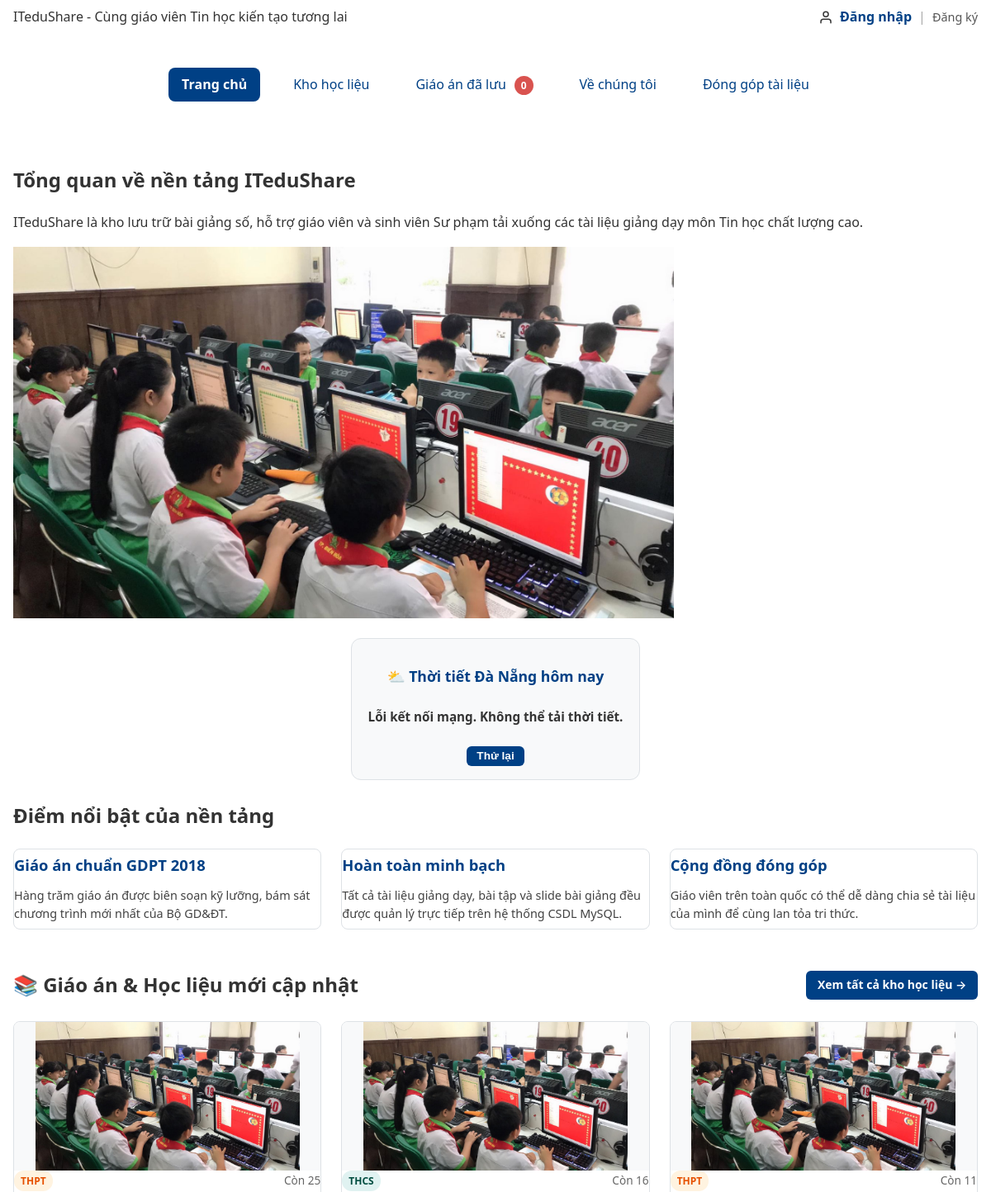
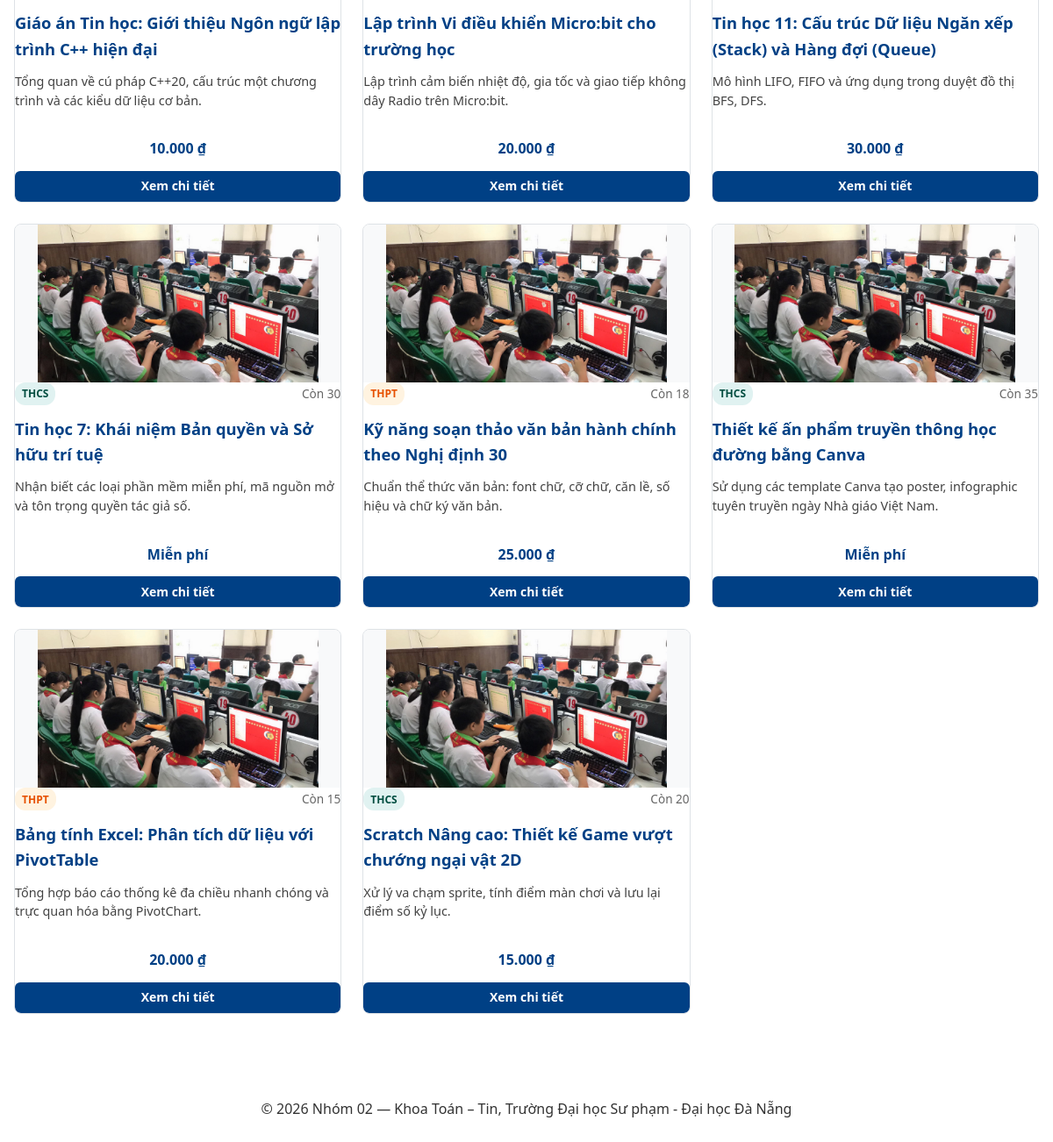
The page / on the database its author committed (2 pictures, top to bottom).
### tables this page shows
CREATE TABLE giao_an (
  id          INT UNSIGNED AUTO_INCREMENT PRIMARY KEY,
  danh_muc_id INT UNSIGNED NOT NULL,
  ten         VARCHAR(200) NOT NULL,
  gia         INT UNSIGNED NOT NULL DEFAULT 0 CHECK (gia >= 0),
  ton_kho     INT UNSIGNED NOT NULL DEFAULT 10 CHECK (ton_kho >= 0),
  hinh_anh    VARCHAR(255) NULL,
  mo_ta       TEXT NULL,
  cap_hoc     VARCHAR(50) NOT NULL DEFAULT 'THCS',
  video_url   VARCHAR(255) NULL,
  luot_tai    INT UNSIGNED NOT NULL DEFAULT 0,
  ngay_tao    DATETIME NOT NULL DEFAULT CURRENT_TIMESTAMP,
  FOREIGN KEY (danh_muc_id) REFERENCES danh_muc(id),
  INDEX idx_giao_an_dm_gia (danh_muc_id, gia),
  INDEX idx_giao_an_ten (ten)
);

### inc/db.php (called while the page is built, shortened)
<?php
function db(): PDO {
    static $pdo = null;
    if ($pdo === null) {
        $host    = 'localhost';
        $port    = '3306';
        $dbname  = 'ltweb_nhom02';
        $charset = 'utf8mb4';
        $user    = 'root';
        $pass    = '';
        $dsn = "mysql:host={$host};port={$port};dbname={$dbname};charset={$charset}";
        $options = [
            PDO::ATTR_ERRMODE            => PDO::ERRMODE_EXCEPTION,
            PDO::ATTR_DEFAULT_FETCH_MODE => PDO::FETCH_ASSOC,
            PDO::ATTR_EMULATE_PREPARES   => false,
        ];
        $pdo = new PDO($dsn, $user, $pass, $options);
    }
    return $pdo;
}

### src/Data/KhoGiaoAn.php (called while the page is built, shortened)
<?php
class KhoGiaoAn
{
    public function __construct(private PDO|string|null $db = null)
    {
        if (!($this->db instanceof PDO)) {
            $this->db = db();
        }
    }
    public function moiNhat(int $gioiHan = 8): array
    {
        $st = $this->db->prepare("SELECT * FROM giao_an ORDER BY id DESC LIMIT ?");
        $st->bindValue(1, $gioiHan, PDO::PARAM_INT);
        $st->execute();
        return array_map(fn(array $d) => GiaoAn::tuMang($d), $st->fetchAll());
    }
}

### src/Models/GiaoAn.php (called while the page is built, shortened)
<?php
class GiaoAn
{
    public static function tuMang(array $d): self
    {
        return new self(
            id:           (int)($d['id']           ?? 0),
            ten:          (string)($d['ten']        ?? ''),
            mo_ta:        (string)($d['mo_ta']      ?? ''),
            cap_hoc:      (string)($d['cap_hoc']    ?? ''),
            gia:          (int)($d['gia']           ?? 0),
            hinh_anh:     (string)($d['hinh_anh']   ?? ''),
            video_url:    (string)($d['video_url']  ?? ''),
            danh_muc_id:  (int)($d['danh_muc_id']  ?? 0),
            ton_kho:      (int)($d['ton_kho']      ?? 0),
            luot_tai:     (int)($d['luot_tai']     ?? 0),
            ten_danh_muc: (string)($d['ten_danh_muc'] ?? ''),
        );
    }
}

### inc/ham.php (called while the page is built, shortened)
<?php
function e(mixed $str): string {
    return htmlspecialchars((string)$str, ENT_QUOTES | ENT_SUBSTITUTE, 'UTF-8');
}
function vnd($gia): string {
    $gia = (float)$gia;
    return number_format($gia, 0, ',', '.') . ' ₫';
}

### index.php (the view, shortened to what this page needs)
<?php
$khoGiaoAn = new KhoGiaoAn();
$dsMoiNhat = $khoGiaoAn->moiNhat(8);
require_once 'inc/header.php';
?>
    <main class="trang__chinh">
        <section class="khu-vuc-noi-bat">
            <h1>Tổng quan về nền tảng ITeduShare</h1>
            <p>ITeduShare là kho lưu trữ bài giảng số, hỗ trợ giáo viên và sinh viên Sư phạm tải xuống các tài liệu giảng dạy môn Tin học chất lượng cao.</p>
            <img src="images/banner-trang-chu.jpg" alt="Học sinh trung học cơ sở đang thực hành tin học trên máy tính" width="800" height="400">
        </section>
        <div class="bieu-mau" style="margin: 1.5rem auto; text-align: center; max-width: 350px; padding: 1rem; border-radius: 12px; background: var(--nen-phu, #f4f6f8);">
            <h2 style="font-size: 1.1rem; margin-bottom: 0.5rem; color: var(--mau-chinh, #004085);">⛅ Thời tiết Đà Nẵng hôm nay</h2>
            <div id="khung-thoi-tiet" aria-live="polite" style="min-height: 50px; display: flex; flex-direction: column; justify-content: center; align-items: center;">
                <p id="loi-thoi-tiet" style="font-size: 0.95rem; font-weight: bold; color: var(--chu, #333);">Đang đồng bộ dữ liệu...</p>
                <button type="button" id="nut-tai-lai-thoi-tiet" class="nut-thao-tac nut-thao-tac--xem" style="margin-top: 0.5rem; display: none; padding: 0.3rem 0.8rem; font-size: 0.85rem;">Thử lại</button>
            </div>
        </div>
        <section class="gioi-thieu-tinh-nang">
            <h2>Điểm nổi bật của nền tảng</h2>
            <div class="danh-sach-the__luoi">
                <article class="the-hoc-lieu">
                    <div class="the-hoc-lieu__noi-dung">
                        <h3 class="the-hoc-lieu__tieu-de">Giáo án chuẩn GDPT 2018</h3>
                        <p class="the-hoc-lieu__mo-ta">Hàng trăm giáo án được biên soạn kỹ lưỡng, bám sát chương trình mới nhất của Bộ GD&amp;ĐT.</p>
                    </div>
                </article>
                <article class="the-hoc-lieu">
                    <div class="the-hoc-lieu__noi-dung">
                        <h3 class="the-hoc-lieu__tieu-de">Hoàn toàn minh bạch</h3>
                        <p class="the-hoc-lieu__mo-ta">Tất cả tài liệu giảng dạy, bài tập và slide bài giảng đều được quản lý trực tiếp trên hệ thống CSDL MySQL.</p>
                    </div>
                </article>
                <article class="the-hoc-lieu">
                    <div class="the-hoc-lieu__noi-dung">
                        <h3 class="the-hoc-lieu__tieu-de">Cộng đồng đóng góp</h3>
                        <p class="the-hoc-lieu__mo-ta">Giáo viên trên toàn quốc có thể dễ dàng chia sẻ tài liệu của mình để cùng lan tỏa tri thức.</p>
                    </div>
                </article>
            </div>
        </section>
        <section class="gioi-thieu-tinh-nang" style="margin-top: 3rem;">
            <div style="display: flex; justify-content: space-between; align-items: center; margin-bottom: 1.5rem; flex-wrap: wrap; gap: 1rem;">
                <h2 style="margin: 0;">📚 Giáo án &amp; Học liệu mới cập nhật</h2>
                <a href="kho-hoc-lieu.php" class="nut-thao-tac nut-thao-tac--xem" style="text-decoration: none;">Xem tất cả kho học liệu &rarr;</a>
            </div>
            <?php if (!empty($dsMoiNhat)): ?>
                <div class="danh-sach-the__luoi">
                    <?php foreach ($dsMoiNhat as $ga): ?>
                        <article class="the-hoc-lieu">
                            <img src="<?= e($ga->hinh_anh ?: 'images/banner-trang-chu.jpg') ?>"
                                 alt="<?= e($ga->ten) ?>"
                                 class="the-hoc-lieu__anh"
                                 width="300" height="180" loading="lazy">
                            <div class="the-hoc-lieu__noi-dung">
                                <div style="display: flex; justify-content: space-between; align-items: center;">
                                    <span class="nhan-nho <?= $ga->cap_hoc === 'THCS' ? 'nhan-nho--xanh' : ($ga->cap_hoc === 'THPT' ? 'nhan-nho--cam' : 'nhan-nho--tim') ?>">
                                        <?= e($ga->cap_hoc) ?>
                                    </span>
                                    <span style="font-size: 0.85rem; color: #666;">
                                        <?= $ga->ton_kho > 0 ? "Còn {$ga->ton_kho}" : '<strong style="color: red;">Hết hàng</strong>' ?>
                                    </span>
                                </div>
                                <h3 class="the-hoc-lieu__tieu-de"><?= e($ga->ten) ?></h3>
                                <p class="the-hoc-lieu__mo-ta"><?= e($ga->mo_ta) ?></p>
                                <div style="margin-top: auto; text-align: center;">
                                    <p style="font-weight: bold; color: var(--mau-chinh, #007bff); margin-bottom: 0.75rem;">
                                        <?= $ga->gia === 0 ? 'Miễn phí' : vnd($ga->gia) ?>
                                    </p>
                                    <a href="chi-tiet-giao-an.php?id=<?= $ga->id ?>"
                                       class="nut-thao-tac nut-thao-tac--xem"
                                       style="display: block; text-align: center; text-decoration: none;">
                                        Xem chi tiết
                                    </a>
                                </div>
                            </div>
                        </article>
                    <?php endforeach; ?>
                </div>
            <?php else: ?>
                <p style="text-align: center; color: #666;">Hiện chưa có giáo án nào trong cơ sở dữ liệu.</p>
            <?php endif; ?>
        </section>
    </main>
<?php require_once 'inc/footer.php'; ?>
</body>
</html>

### css/01-bien.css (style rules this page uses)
:root { --mau-chinh: #004085; --mau-nhan: #d9534f; --chu: #333333; --nen: #ffffff; --nen-phu: #f8f9fa; --vien: #dee2e6; --mau-focus: #0056b3; --mau-hover: #002752; --mau-active: #001a36; --font-chinh: system-ui, -apple-system, "Segoe UI", Roboto, "Helvetica Neue", Arial, sans-serif; --co-chu-thuong: 16px; --co-chu-tieu-de: 24px; --bo-goc: 8px; --khoang-cach: 16px; --khoang-cach-lon: 24px; --thoi-gian-chuyen: 0.25s; }

### css/02-chuan-hoa.css (style rules this page uses)
*, *::before, *::after { box-sizing: border-box; }
body { margin: 0; font-family: var(--font-chinh); font-size: var(--co-chu-thuong); color: var(--chu); background-color: var(--nen); line-height: 1.6; max-width: 100vw; overflow-x: hidden; }
img, input, button, select, textarea { max-width: 100%; }
img { max-width: 100%; height: auto; display: block; }

### css/03-bo-cuc.css (style rules this page uses)
.trang { display: grid; gap: var(--khoang-cach-lon); grid-template-areas: "dau" "dieu-huong" "chinh" "chan"; grid-template-columns: 1fr; min-height: 100vh; }
.trang__chinh { grid-area: chinh; }
.trang__dau, .trang__dieu-huong, .trang__chinh, .trang__chan { padding: var(--khoang-cach); max-width: 100%; min-width: 0; }
@media (min-width: 768px) { .trang { grid-template-areas: "dau dau" "dieu-huong dieu-huong" "chinh chinh" "chan chan"; grid-template-columns: 250px 1fr; max-width: 1200px; margin: 0 auto; } }
@media (min-width: 768px) { .bieu-mau, .thong-tin { flex: 1; min-width: 320px; } }

### css/04-thanh-phan.css (style rules this page uses)
.danh-sach-the__luoi { display: grid; gap: var(--khoang-cach-lon); margin-bottom: var(--khoang-cach-lon); grid-template-columns: repeat(auto-fit, minmax(min(280px, 100%), 1fr)); }
.the-hoc-lieu { background-color: var(--nen); border: 1px solid var(--vien); border-radius: var(--bo-goc); box-shadow: var(--bong-do); overflow: hidden; display: flex; flex-direction: column; transition: transform var(--thoi-gian-chuyen), box-shadow var(--thoi-gian-chuyen); }
.the-hoc-lieu__anh { width: 100%; height: 180px; object-fit: contain; background-color: #f8f9fa; }
.the-hoc-lieu__noi-dung { padding: var(--khoang-cach-vua); display: flex; flex-direction: column; gap: 0.5rem; flex-grow: 1; }
.the-hoc-lieu__tieu-de { font-size: 1.15rem; margin: 0.25rem 0; color: var(--mau-chinh); }
.the-hoc-lieu__mo-ta { font-size: 0.9rem; color: #424242; margin: 0 0 0.5rem 0; line-height: 1.5; }
.nut-thao-tac { display: inline-block; padding: 0.4rem 0.85rem; border-radius: 6px; font-size: 0.875rem; font-weight: 600; text-align: center; border: none; cursor: pointer; text-decoration: none ; transition: background-color var(--thoi-gian-chuyen); }
.nut-thao-tac--xem { background-color: var(--mau-chinh); color: var(--nen); }
.nhan-nho { display: inline-block; padding: 0.2rem 0.5rem; border-radius: 12px; font-size: 0.75rem; font-weight: bold; }
.nhan-nho--xanh { background-color: #e0f2f1; color: #004d40; }
.nhan-nho--cam { background-color: #fff3e0; color: #e65100; }
a { color: var(--mau-chinh); text-decoration: none; transition: color var(--thoi-gian-chuyen), background-color var(--thoi-gian-chuyen); }
.bieu-mau { background-color: var(--nen-phu); padding: var(--khoang-cach-lon); border-radius: var(--bo-goc); border: 1px solid var(--vien); }

### rows shown on the page
giao_an: hinh_anh (picture), cap_hoc "THPT", ton_kho "25", ten "Giáo án Tin học: Giới thiệu Ngôn ngữ lập trình C++ hiện đại", mo_ta "Tổng quan về cú pháp C++20, cấu trúc một chương trình và các kiểu dữ liệu cơ bản.", gia "10.000 ₫"
giao_an: hinh_anh (picture), cap_hoc "THCS", ton_kho "16", ten "Lập trình Vi điều khiển Micro:bit cho trường học", mo_ta "Lập trình cảm biến nhiệt độ, gia tốc và giao tiếp không dây Radio trên Micro:bit.", gia "20.000 ₫"
giao_an: hinh_anh (picture), cap_hoc "THPT", ton_kho "11", ten "Tin học 11: Cấu trúc Dữ liệu Ngăn xếp (Stack) và Hàng đợi (Queue)", mo_ta "Mô hình LIFO, FIFO và ứng dụng trong duyệt đồ thị BFS, DFS.", gia "30.000 ₫"
giao_an: hinh_anh (picture), cap_hoc "THCS", ton_kho "30", ten "Tin học 7: Khái niệm Bản quyền và Sở hữu trí tuệ", mo_ta "Nhận biết các loại phần mềm miễn phí, mã nguồn mở và tôn trọng quyền tác giả số.", gia "Miễn phí"
giao_an: hinh_anh (picture), cap_hoc "THPT", ton_kho "18", ten "Kỹ năng soạn thảo văn bản hành chính theo Nghị định 30", mo_ta "Chuẩn thể thức văn bản: font chữ, cỡ chữ, căn lề, số hiệu và chữ ký văn bản.", gia "25.000 ₫"
giao_an: hinh_anh (picture), cap_hoc "THCS", ton_kho "35", ten "Thiết kế ấn phẩm truyền thông học đường bằng Canva", mo_ta "Sử dụng các template Canva tạo poster, infographic tuyên truyền ngày Nhà giáo Việt Nam.", gia "Miễn phí"
giao_an: hinh_anh (picture), cap_hoc "THPT", ton_kho "15", ten "Bảng tính Excel: Phân tích dữ liệu với PivotTable", mo_ta "Tổng hợp báo cáo thống kê đa chiều nhanh chóng và trực quan hóa bằng PivotChart.", gia "20.000 ₫"
giao_an: hinh_anh (picture), cap_hoc "THCS", ton_kho "20", ten "Scratch Nâng cao: Thiết kế Game vượt chướng ngại vật 2D", mo_ta "Xử lý va chạm sprite, tính điểm màn chơi và lưu lại điểm số kỷ lục.", gia "15.000 ₫"

### other values the page prints
$ten "Trang chủ"
$ten "Kho học liệu"
$ten "Giáo án đã lưu"
$ten "Về chúng tôi"
$ten "Đóng góp tài liệu"
